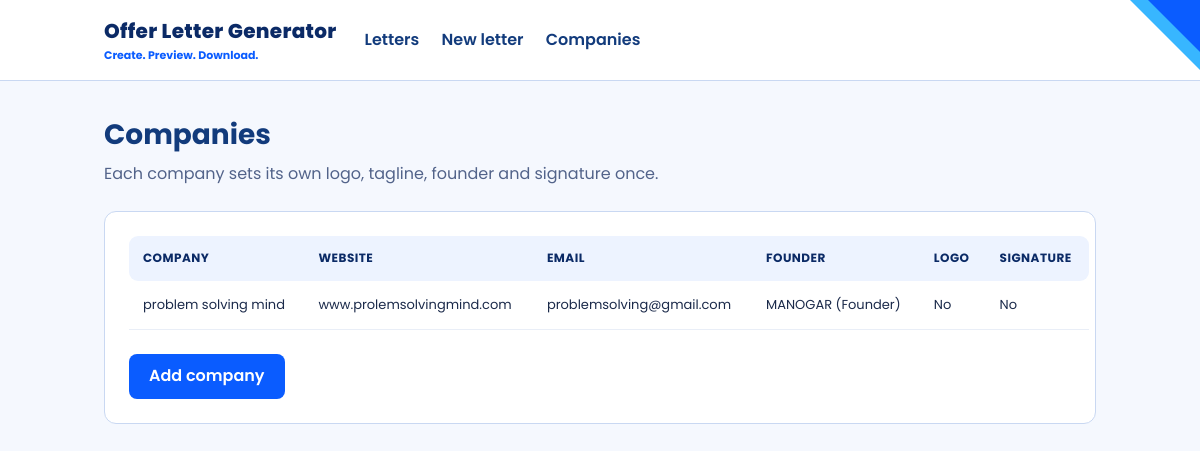
/companies, run on the app's committed database.
### app/models.py (models this page shows)
class Company(Base):
    __tablename__ = "companies"
    id: Mapped[int] = mapped_column(primary_key=True)
    name: Mapped[str] = mapped_column(String(120))
    tagline: Mapped[str] = mapped_column(String(200), default="")
    website: Mapped[str] = mapped_column(String(200), default="")
    email: Mapped[str] = mapped_column(String(200), default="")
    location: Mapped[str] = mapped_column(String(200), default="")
    logo_path: Mapped[str | None] = mapped_column(String(300), nullable=True)
    founder_name: Mapped[str] = mapped_column(String(120))
    founder_title: Mapped[str] = mapped_column(String(120), default="Founder")
    signature_path: Mapped[str | None] = mapped_column(String(300), nullable=True)
    created_at: Mapped[datetime] = mapped_column(DateTime, default=datetime.utcnow)
    letters: Mapped[list["OfferLetter"]] = relationship(back_populates="company")

### app/routers/companies.py (the view)
@router.get("/companies")
def list_companies(request: Request, db: Session = Depends(get_db)):
    companies = db.scalars(select(Company).order_by(Company.name)).all()
    return templates.TemplateResponse(
        request, "companies.html", {"companies": companies}
    )

### app/templates/companies.html (shortened to what this page needs)
{% extends "base.html" %}
{% block content %}
<h1>Companies</h1>
<p class="sub">Each company sets its own logo, tagline, founder and signature once.</p>
<div class="card">
  {% if companies %}
  <table class="list">
    <thead><tr><th>Company</th><th>Website</th><th>Email</th><th>Founder</th><th>Logo</th><th>Signature</th></tr></thead>
    <tbody>
      {% for c in companies %}
      <tr>
        <td>{{ c.name }}</td>
        <td>{{ c.website }}</td>
        <td>{{ c.email }}</td>
        <td>{{ c.founder_name }} ({{ c.founder_title }})</td>
        <td>{{ "Yes" if c.logo_path else "No" }}</td>
        <td>{{ "Yes" if c.signature_path else "No" }}</td>
      </tr>
      {% endfor %}
    </tbody>
  </table>
  {% else %}
  <div class="empty"><p>No companies yet.</p></div>
  {% endif %}
  <div class="actions"><a class="btn" href="/companies/new">Add company</a></div>
</div>
{% endblock %}

### app/static/css/app.css (style rules this page uses)
:root { --navy: #0b2a66; --title: #123b7c; --blue: #0a5cff; --sky: #38b6ff; --pale: #dce9fb; --ink: #1b2a4a; --line: #c9d8f2; --bg: #f5f8fe; }
* { box-sizing: border-box; }
body { margin: 0; background: var(--bg); color: var(--ink); font-family: "Poppins", "Montserrat", "Helvetica Neue", Arial, sans-serif; line-height: 1.55; }
h1 { color: var(--title); font-size: 28px; margin: 0 0 6px; }
.sub { color: #52638a; margin: 0 0 24px; }
.card { background: #fff; border: 1px solid var(--line); border-radius: 12px; padding: 24px; }
.btn { display: inline-flex; align-items: center; justify-content: center; gap: 8px; background: var(--blue); color: #fff; border: 0; cursor: pointer; padding: 10px 20px; border-radius: 8px; font: inherit; font-weight: 600; text-decoration: none; white-space: nowrap; transition: background-color .16s ease, box-shadow .16s ease, transform .16s ease; }
.actions { margin-top: 24px; display: flex; gap: 12px; flex-wrap: wrap; }
table.list { width: 100%; min-width: 960px; border-collapse: separate; border-spacing: 0; }
table.list th { text-align: left; background: #edf3ff; color: var(--navy); padding: 13px 14px; font-size: 12px; text-transform: uppercase; letter-spacing: .04em; }
table.list th:first-child { border-radius: 9px 0 0 9px; }
table.list th:last-child { border-radius: 0 9px 9px 0; }
table.list td { padding: 14px; border-bottom: 1px solid #e9eef7; font-size: 13px; }
table.list tbody tr { transition: background-color .14s ease; }

### data on the page
Company: name "problem solving mind", website "www.prolemsolvingmind.com", email "problemsolving@gmail.com", founder_name "MANOGAR", founder_title "Founder", logo_path "No", signature_path "No"
